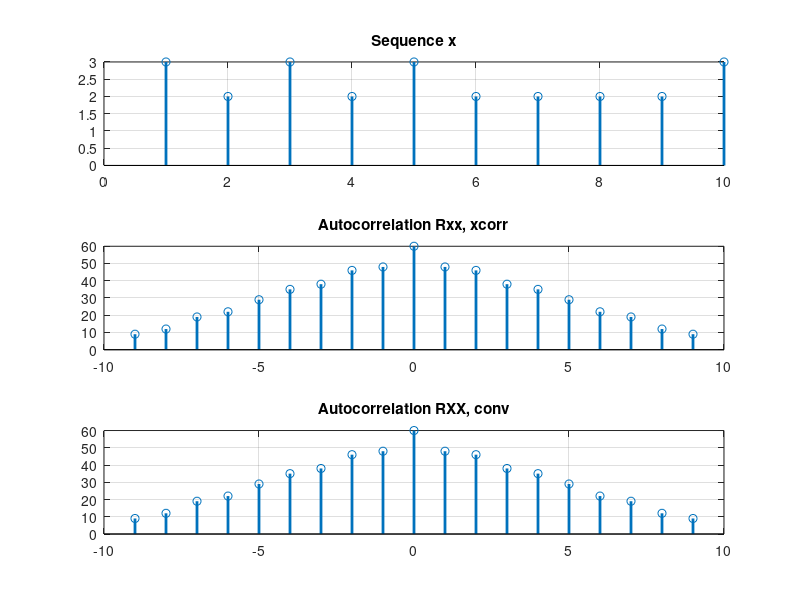

Write the MATLAB code that produced this figure.
%%------De-Convlution and Auto-Correlation% 
% Task 1:Compute convolution and deconvolution:
%a. 𝑥(𝑛) = {2, −1,3} and ℎ(𝑛) = {1,2,2,3}
x = [2,-1,3];
h = [1,2,2,3];
y = conv(x,h)
%b. ℎ(𝑛) = {2,5,0,4} and 𝑥(𝑛) = {4,1,3}
h = [2,5,0,4];
x = [4,1,3];
y = conv(x,h)
%c. 𝑥(𝑛) = {2,5,0,4} and 𝑦(𝑛) = {8,22,11,31,4,12}
x = [2,5,0,4];
y = [8,22,11,31,4,12];
[h_result, r] = deconv(y,x) 

% Task 2: Compute autocorrelation of sequence x 
x = [3 2 3 2 3 2 2 2 2 3];
Rxx = xcorr(x); % Using correlation
r_conv = conv(x, fliplr(x)); % using convolution

figure;
% original sequence
subplot(3,1,1);
stem(x, 'linewidth', 2);
title('Sequence x');
grid on;

%Autocorrelation using correlation(xcorr)
subplot(3,1,2);
stem([-9:1:9], Rxx, 'LineWidth',2); 
title('Autocorrelation Rxx, xcorr');
grid on;

% Autocorrelation using convolution
subplot(3,1,3)
stem([-9:1:9], r_conv, 'LineWidth',2);
title('Autocorrelation RXX, conv'); 
grid on;